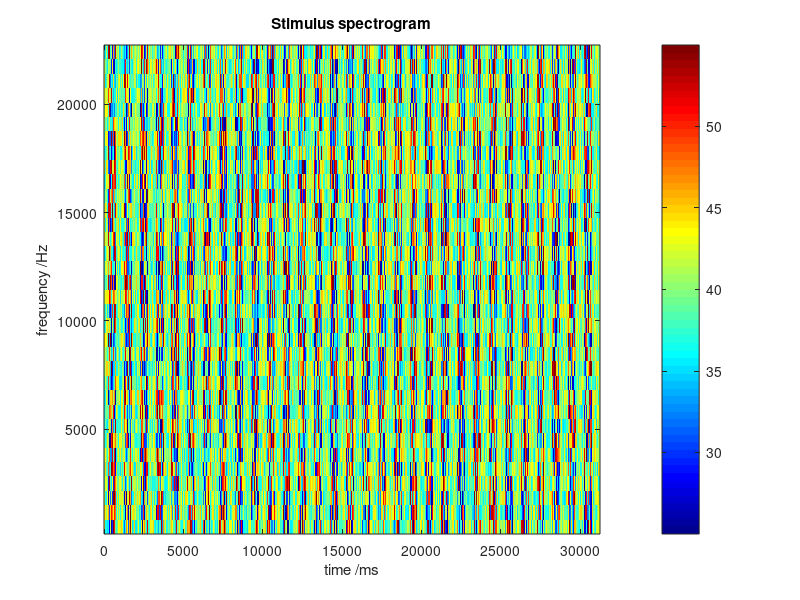

Write MATLAB code to recreate this figure. (Note: this script raises an error after producing the figure.)
%%
load spiketimes-revcorr.1.mat

%%
last_sample_time = 6.25*(size(stimulus_ft, 2)-1);
t = 0:6.25:last_sample_time;
f = logspace(log10(500), log10(22400), 34);
%%
imagesc(t,f, stimulus_ft)
colormap(jet)
axis xy
xlabel('time /ms')
ylabel('frequency /Hz')
cb = colorbar;
title('Stimulus spectrogram')
cb.Title.String = 'Amplitude /dB'

%%
single_trial = spiketimes{1};
plotraster(single_trial)

%%
plotraster(spiketimes)

%%
plotPSTH(spiketimes, last_sample_time, 6.25)

%%
computeSTA(spiketimes, stimulus_ft, 15)
